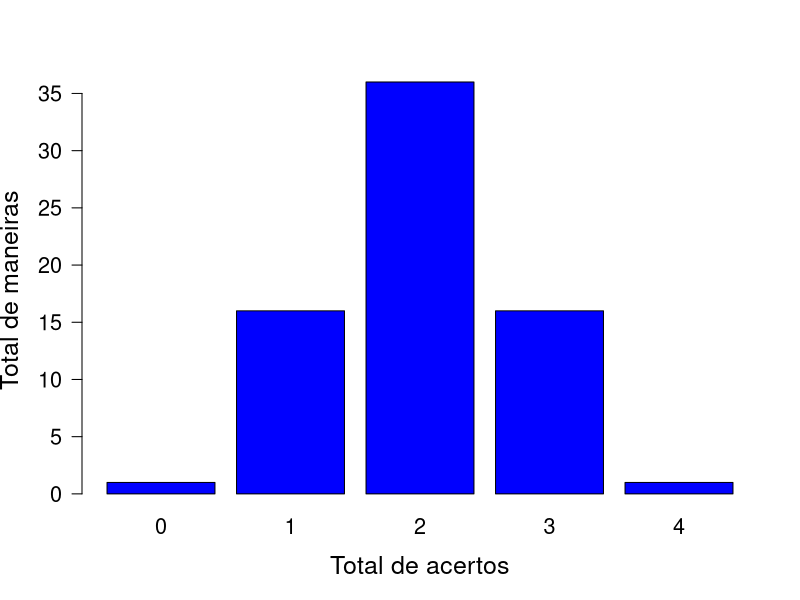
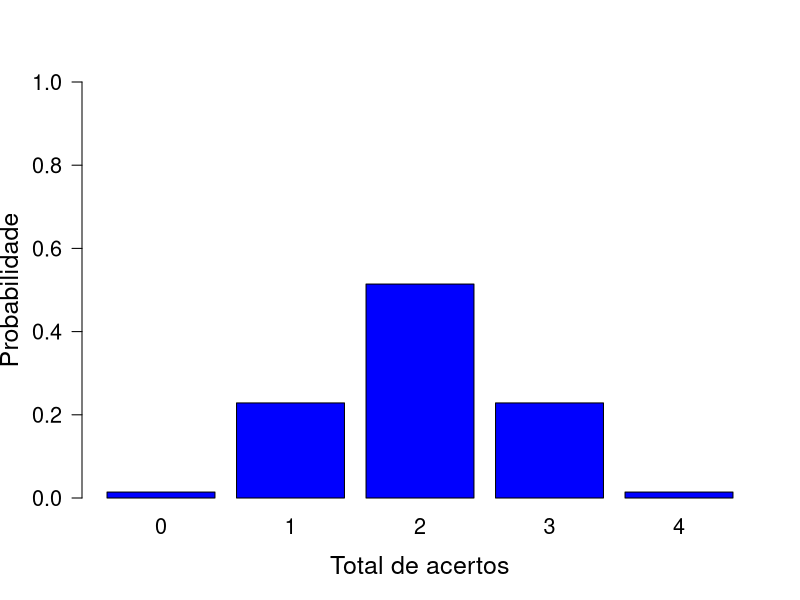
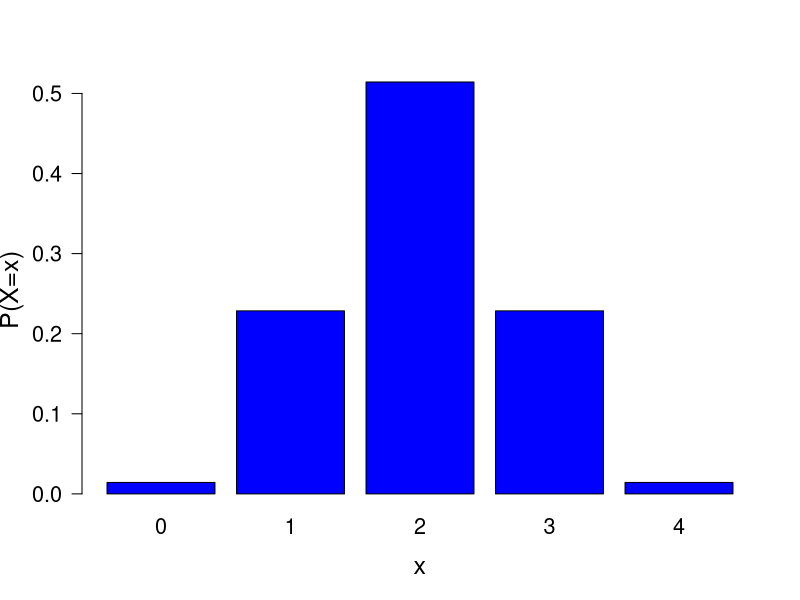

Recreate these plots in R, in order.
## ---- chunk 1

## ---- chunk 2
barplot(c(choose(4,4)*choose(4,0),choose(4,3)*choose(4,1),choose(4,2)*choose(4,2),choose(4,1)*choose(4,3),choose(4,0)*choose(4,4)), names.arg=0:4, col="blue", main="", 
            cex.lab=1.5, cex.axis=1.3, cex.names=1.3, cex.main=2, las=1, xlab="Total de acertos", ylab="Total de maneiras")
## ---- chunk 3
barplot(c(choose(4,4)*choose(4,0),choose(4,3)*choose(4,1),choose(4,2)*choose(4,2),choose(4,1)*choose(4,3),choose(4,0)*choose(4,4))/choose(8,4), names.arg=0:4, col="blue", main="", 
            cex.lab=1.5, cex.axis=1.3, cex.names=1.3, cex.main=2, las=1, xlab="Total de acertos", ylab="Probabilidade",ylim=c(0,1))
## ---- chunk 4
barplot(c(choose(4,4)*choose(4,0),choose(4,3)*choose(4,1),choose(4,2)*choose(4,2),choose(4,1)*choose(4,3),choose(4,0)*choose(4,4))/choose(8,4), names.arg=0:4, col="blue", main="", 
            cex.lab=1.5, cex.axis=1.3, cex.names=1.3, cex.main=2, las=1, xlab="x", ylab="P(X=x)")
## ---- chunk 5
library(MASS)
p0 = fractions(dhyper(0,4,4,4))
p1 = fractions(dhyper(1,4,4,4))
p2 = fractions(dhyper(2,4,4,4))
p3 = fractions(dhyper(3,4,4,4))
p4 = fractions(dhyper(4,4,4,4))
pvalue = fractions(dhyper(3,4,4,4)+dhyper(4,4,4,4))
